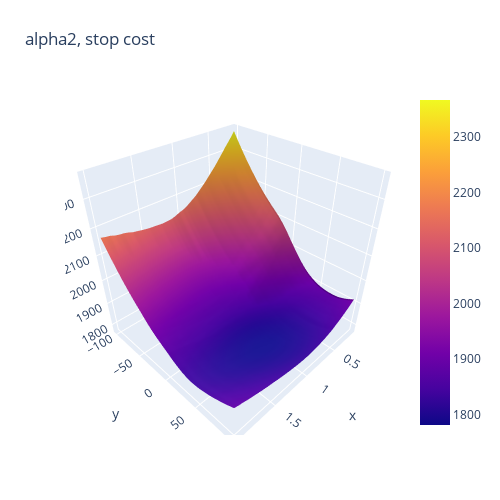

Notebook code for this chart:
### Code cell
fig = go.Figure(data=[go.Surface(x=alpha_2_grid,y=stopcost_grid,z=likelihood5)])

fig.update_layout(title='alpha2, stop cost', autosize=False,
                  width=500, height=500,
                  margin=dict(l=65, r=50, b=65, t=90))

fig.show()

### Figure 1 — Plotly figure (JSON) as saved in the notebook; plotly's stock layout.template omitted (floating-point values rounded to 4 significant figures; data arrays with more than 128 entries replaced by an {"elided": "..."} marker saying what was removed)
{"data": [{"type": "surface", "x": {"elided": "100x40 float values"}, "y": {"elided": "100x40 float values"}, "z": {"elided": "100x40 float values"}}], "layout": {"autosize": false, "height": 500, "margin": {"b": 65, "l": 65, "r": 50, "t": 90}, "title": {"text": "alpha2, stop cost"}, "width": 500}}
